Frame 1 (no input): blank canvas, image omitted
Frame 60 (the mouse pressed at the canvas centre just before this capture): blank canvas, image omitted
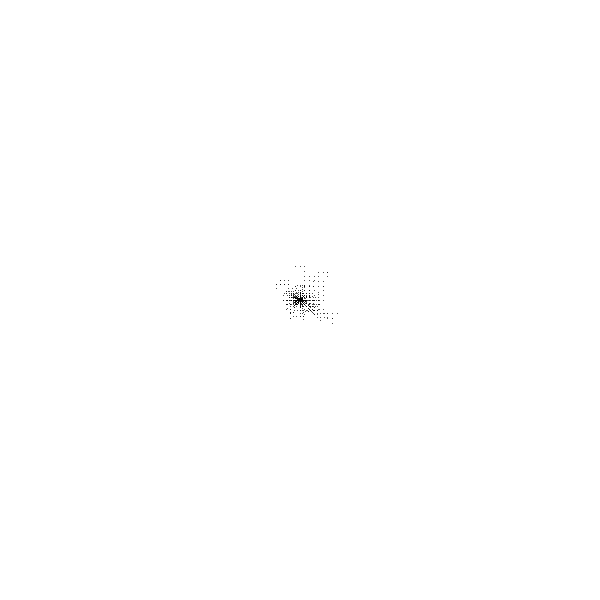
Frame 120 (the mouse held since frame 60 and released just before this capture)

The Processing sketch whose frames 1 and 60 were blank and that drew this single picture after the mouse press (run headless with seeded random() and noise(); from frame 60 on, the mouse is pressed at the canvas centre):

// Processing sketch: seven
// ── seven.pde
// QUESTION 7
// currently this sketch has an array of Walker type objects that get instantiated individually when the mouse is pressed.
// because the array is of limited length, eventually it overflows if the mouse button is pushed long enough.
// fix the code to make sure that the overflow doesn't happen. 
// you could do this via logic with the walker counter, or using an ArrayList instead of an array.

Walker[] walkers = new Walker[100];
int walkerCounter = 0;
int whichWalker = 0;

void setup() {
  size(600,600);
  background(255);
}

void draw() {
  walkerCounter++;
  
  for (int i = 0; i < whichWalker; i++) {
    walkers[i].update();
    walkers[i].display();
  } 

  if (mousePressed) {
    walkers[whichWalker] = new Walker(mouseX, mouseY);
    whichWalker++;
  }
  
  if (walkerCounter==100){
    walkerCounter=0;
    whichWalker = 0;
  }
}
class Walker {
  float x;
  float y;
  float moveSpeed;
  float alphaColor;

  Walker(float _x, float _y) {
    x = _x;
    y = _y;
    moveSpeed = random(5);
    alphaColor = 255;
  }
  
  void update() {
    alphaColor -= 0.1;
    int r = int(random(4));
    switch (r) {
      case 0:
        x += moveSpeed;
        break;
      case 1:
        x -= moveSpeed;
        break;
      case 2:
        y += moveSpeed;
        break;
      case 3:
        y -= moveSpeed;
        break;
      default:
        break;
    }
  }
  
  void display() {
    stroke(0, alphaColor);
    point(x,y);
  }

}
